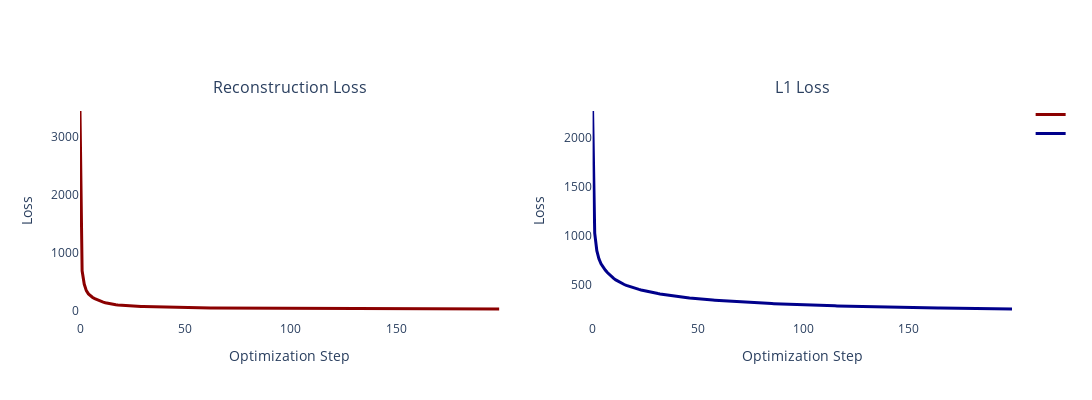

Notebook cell for this chart:
### Code cell
# show both losses side by side
fig = make_subplots(rows=1, cols=2, subplot_titles=('Reconstruction Loss', 'L1 Loss'))
fig.add_trace(go.Scatter(y=sae_reconstruction_loss, mode='lines', name='', line=dict(color='darkred', width=3)), row=1, col=1)
fig.add_trace(go.Scatter(y=sae_l1_loss, mode='lines', name='', line=dict(color='darkblue', width=3)), row=1, col=2)
fig.update_layout({'plot_bgcolor': 'rgba(255, 255, 255, 1)',})
fig.update_xaxes(title_text='Optimization Step')
fig.update_yaxes(title_text='Loss')
fig.update_layout(width=1200, height=400, autosize=False)
fig.show()

### Figure 1 — Plotly figure (JSON) as saved in the notebook; plotly's stock layout.template omitted (floating-point values rounded to 4 significant figures; data arrays with more than 128 entries replaced by an {"elided": "..."} marker saying what was removed)
{"data": [{"line": {"color": "darkred", "width": 3}, "mode": "lines", "name": "", "type": "scatter", "xaxis": "x", "y": {"elided": "200 float values"}, "yaxis": "y"}, {"line": {"color": "darkblue", "width": 3}, "mode": "lines", "name": "", "type": "scatter", "xaxis": "x2", "y": {"elided": "200 float values"}, "yaxis": "y2"}], "layout": {"annotations": [{"font": {"size": 16}, "showarrow": false, "text": "Reconstruction Loss", "x": 0.225, "xanchor": "center", "xref": "paper", "y": 1, "yanchor": "bottom", "yref": "paper"}, {"font": {"size": 16}, "showarrow": false, "text": "L1 Loss", "x": 0.775, "xanchor": "center", "xref": "paper", "y": 1, "yanchor": "bottom", "yref": "paper"}], "autosize": false, "height": 400, "plot_bgcolor": "rgba(255, 255, 255, 1)", "width": 1200, "xaxis": {"anchor": "y", "domain": [0, 0.45], "title": {"text": "Optimization Step"}}, "xaxis2": {"anchor": "y2", "domain": [0.55, 1], "title": {"text": "Optimization Step"}}, "yaxis": {"anchor": "x", "domain": [0, 1], "title": {"text": "Loss"}}, "yaxis2": {"anchor": "x2", "domain": [0, 1], "title": {"text": "Loss"}}}}
